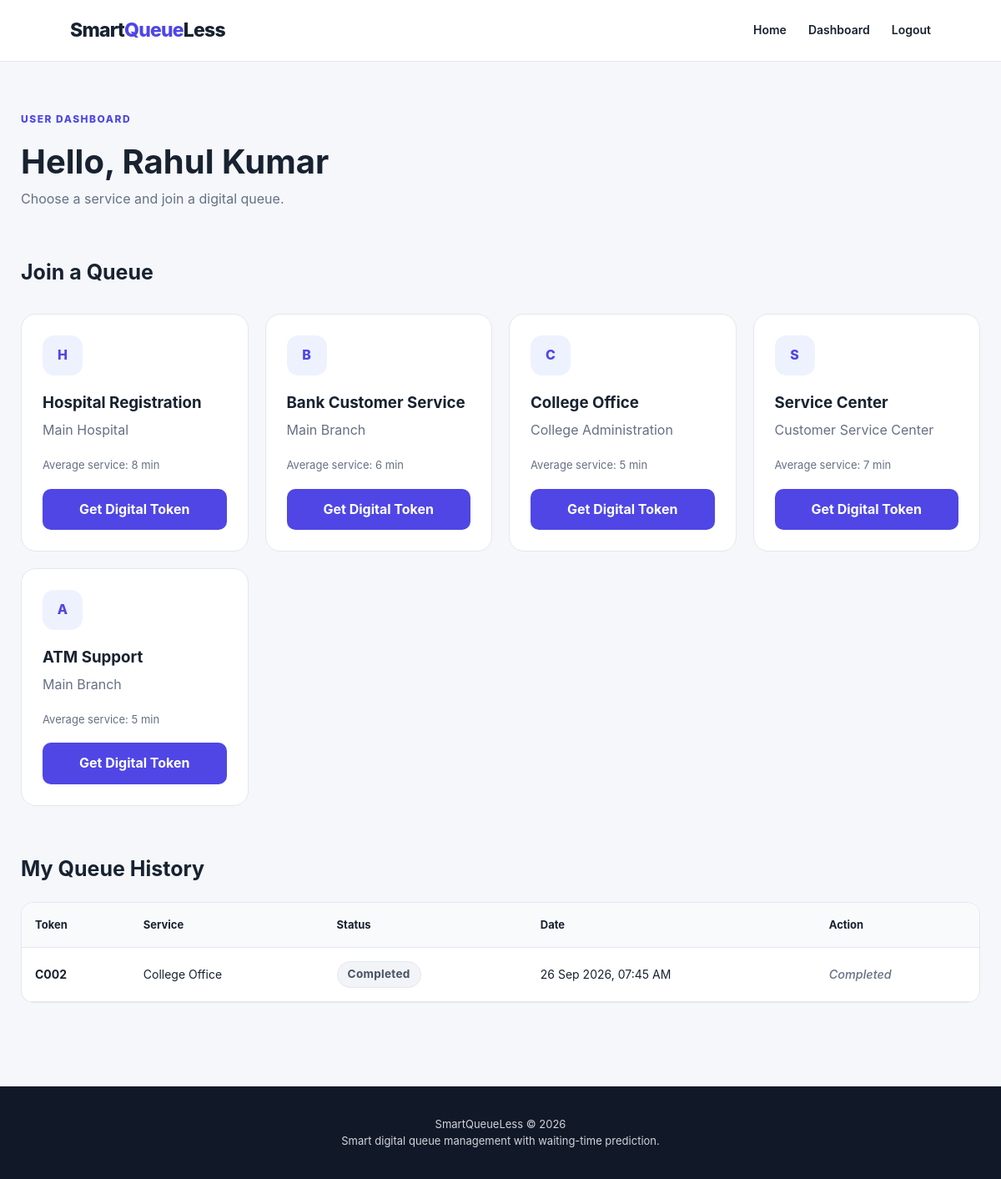
The app's page /dashboard (signed in) with its own data.
### app.py (models this page shows)
class User(UserMixin, db.Model):
    id = db.Column(db.Integer, primary_key=True)
    name = db.Column(db.String(100), nullable=False)
    email = db.Column(db.String(150), unique=True, nullable=False)
    password = db.Column(db.String(255), nullable=False)
    role = db.Column(db.String(20), default="user", nullable=False)
    created_at = db.Column(db.DateTime, default=datetime.utcnow)
    tokens = db.relationship(
        "Token",
        backref="user",
        lazy=True,
        cascade="all, delete-orphan"
    )

class Service(db.Model):
    id = db.Column(db.Integer, primary_key=True)
    name = db.Column(db.String(100), nullable=False)
    location = db.Column(db.String(150), nullable=False)
    prefix = db.Column(db.String(10), nullable=False)
    average_service_time = db.Column(db.Float, default=5.0)
    active = db.Column(db.Boolean, default=True)
    tokens = db.relationship(
        "Token",
        backref="service",
        lazy=True,
        cascade="all, delete-orphan"
    )

class Token(db.Model):
    id = db.Column(db.Integer, primary_key=True)
    token_number = db.Column(db.Integer, nullable=False)
    token_code = db.Column(db.String(30), nullable=False)
    user_id = db.Column(db.Integer, db.ForeignKey("user.id"), nullable=False)
    service_id = db.Column(db.Integer, db.ForeignKey("service.id"), nullable=False)
    status = db.Column(
        db.String(20),
        default="waiting",
        nullable=False
    )
    created_at = db.Column(
        db.DateTime,
        default=datetime.utcnow
    )
    called_at = db.Column(db.DateTime, nullable=True)
    completed_at = db.Column(db.DateTime, nullable=True)

### app.py (the view)
@app.route("/dashboard")
@login_required
def dashboard():
    services = Service.query.filter_by(
        active=True
    ).all()
    user_tokens = Token.query.filter_by(
        user_id=current_user.id
    ).order_by(
        Token.created_at.desc()
    ).all()
    return render_template(
        "dashboard.html",
        services=services,
        tokens=user_tokens
    )

### app.py (called while the page is built)
@login_manager.user_loader
def load_user(user_id):
    return db.session.get(User, int(user_id))

### templates/dashboard.html (shortened to what this page needs)
{% extends "base.html" %}
{% block content %}
<section class="dashboard">
    <div class="dashboard-header">
        <div>
            <span class="section-label">
                USER DASHBOARD
            </span>
            <h1>
                Hello, {{ current_user.name }}
            </h1>
            <p>
                Choose a service and join a digital queue.
            </p>
        </div>
    </div>
    <div class="dashboard-section">
        <h2>
            Join a Queue
        </h2>
        <div class="service-grid">
            {% for service in services %}
            <div class="service-card">
                <div class="service-icon">
                    {{ service.prefix }}
                </div>
                <h3>
                    {{ service.name }}
                </h3>
                <p>
                    {{ service.location }}
                </p>
                <div class="service-time">
                    Average service:
                    {{ service.average_service_time|round|int }}
                    min
                </div>
                <form
                    method="POST"
                    action="{{ url_for('join_queue', service_id=service.id) }}"
                >
                    <button
                        type="submit"
                        class="service-button"
                    >
                        Get Digital Token
                    </button>
                </form>
            </div>
            {% endfor %}
        </div>
    </div>
    <div class="dashboard-section">
        <h2>
            My Queue History
        </h2>
        {% if tokens %}
        <div class="table-wrapper">
            <table>
                <thead>
                    <tr>
                        <th>Token</th>
                        <th>Service</th>
                        <th>Status</th>
                        <th>Date</th>
                        <th>Action</th>
                    </tr>
                </thead>
                <tbody>
                    {% for token in tokens %}
                    <tr>
                        <td>
                            <strong>
                                {{ token.token_code }}
                            </strong>
                        </td>
                        <td>
                            {{ token.service.name }}
                        </td>
                        <td>
                            <span class="status {{ token.status }}">
                                {{ token.status|capitalize }}
                            </span>
                        </td>
                        <td>
                            {{ token.created_at.strftime("%d %b %Y, %I:%M %p") }}
                        </td>
                        <td>
                            {% if token.status in ["waiting", "serving"] %}
                            <a
                                href="{{ url_for('queue_status', token_id=token.id) }}"
                                class="small-button"
                            >
                                Track Queue
                            </a>
                            {% else %}
                            <span class="completed-text">
                                Completed
                            </span>
                            {% endif %}
                        </td>
                    </tr>
                    {% endfor %}
                </tbody>
            </table>
        </div>
        {% endif %}
    </div>
</section>
{% endblock %}

### static/css/style.css (style rules this page uses)
* { margin: 0; padding: 0; box-sizing: border-box; }
:root { --background: #f5f7fb; --surface: #ffffff; --text: #182230; --muted: #667085; --border: #e4e7ec; --primary: #4f46e5; --primary-dark: #3730a3; --success: #087443; --danger: #b42318; --shadow: 0 15px 45px rgba(16, 24, 40, 0.08); }
body { font-family: Inter, Arial, Helvetica, sans-serif; background: var(--background); color: var(--text); line-height: 1.6; }
button, input { font: inherit; }
button { cursor: pointer; }
.badge, .section-label { color: var(--primary); font-size: 12px; font-weight: 800; letter-spacing: 1.5px; }
.step-card, .service-card, .auth-card, .empty-state { background: white; border: 1px solid var(--border); border-radius: 18px; padding: 25px; }
.step-card p, .service-card p { color: var(--muted); }
.service-grid { margin-top: 30px; display: grid; grid-template-columns: repeat(4, 1fr); gap: 20px; }
.service-card { transition: 0.2s; }
.service-icon { width: 48px; height: 48px; border-radius: 14px; background: #eef2ff; color: var(--primary); display: grid; place-items: center; font-weight: 800; margin-bottom: 18px; }
.service-card h3 { margin-bottom: 5px; }
.service-time { margin: 18px 0; font-size: 13px; color: var(--muted); }
.service-button { width: 100%; border: none; border-radius: 10px; padding: 12px; background: var(--primary); color: white; font-weight: 700; }
.dashboard { max-width: 1200px; margin: auto; padding: 55px 25px 100px; }
.dashboard-header h1 { font-size: 40px; margin-top: 7px; }
.dashboard-header p { color: var(--muted); }
.dashboard-section { margin-top: 55px; }
.dashboard-section h2 { font-size: 25px; margin-bottom: 20px; }
.table-wrapper { overflow-x: auto; background: white; border: 1px solid var(--border); border-radius: 15px; }
table { width: 100%; border-collapse: collapse; min-width: 700px; }
th, td { padding: 16px; text-align: left; border-bottom: 1px solid var(--border); }
th { background: #f9fafb; font-size: 13px; }
td { font-size: 14px; }
.status { display: inline-flex; align-items: center; justify-content: center; padding: 4px 12px; border-radius: 9999px; font-size: 0.85rem; font-weight: 700; text-transform: capitalize; letter-spacing: 0.02em; }
.status.completed { background-color: #f2f4f7; color: #475467; border: 1px solid #e4e7ec; }
.completed-text { color: var(--muted); font-size: 0.9rem; font-weight: 500; font-style: italic; }

### records on screen
User: name "Rahul Kumar"
Service: prefix "H", name "Hospital Registration", location "Main Hospital", average_service_time "8"
Service: prefix "B", name "Bank Customer Service", location "Main Branch", average_service_time "6"
Service: prefix "C", name "College Office", location "College Administration", average_service_time "5"
Service: prefix "S", name "Service Center", location "Customer Service Center", average_service_time "7"
Service: prefix "A", name "ATM Support", location "Main Branch", average_service_time "5"
Token: token_code "C002", service.name "College Office", status "Completed", created_at "26 Sep 2026, 07:45 AM"
